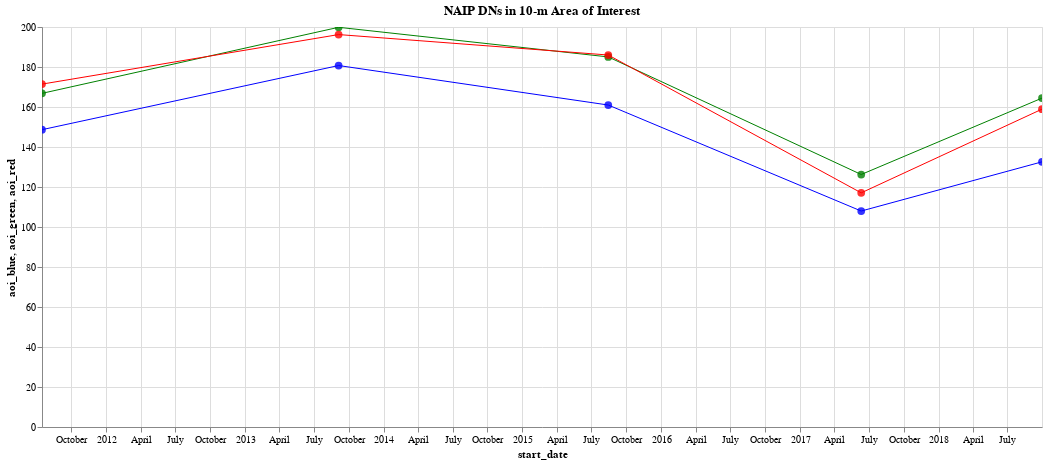

Notebook cell for this chart:
### Code cell
#@title Plot NAIP RGB time series
b_points = alt.Chart(
    naipDF,
    height=400,
    width=1000,
    title='NAIP DNs in 10-m Area of Interest'
    ).mark_circle(
        size=60,
        opacity=0.8,
        color='blue'
        ).encode(
            x='start_date',
            y='aoi_blue',
            tooltip=['system:index','start_date','end_date','aoi_blue']
            ).interactive()

b_lines = alt.Chart(naipDF).mark_line(color='blue',strokeWidth=1).encode(
  x='start_date',
  y='aoi_blue'
)

g_points = alt.Chart(naipDF).mark_circle(
        size=60,
        opacity=0.8,
        color='green'
        ).encode(
            x='start_date',
            y='aoi_green',
            tooltip=['system:index','start_date','end_date','aoi_green']
            ).interactive()

g_lines = alt.Chart(naipDF).mark_line(color='green',strokeWidth=1).encode(
  x='start_date',
  y='aoi_green'
)

r_points = alt.Chart(naipDF).mark_circle(
        size=60,
        opacity=0.8,
        color='red'
        ).encode(
            x='start_date',
            y='aoi_red',
            tooltip=['system:index','start_date','end_date','aoi_red']
            ).interactive()

r_lines = alt.Chart(naipDF).mark_line(color='red',strokeWidth=1).encode(
  x='start_date',
  y='aoi_red'
)

b_lines + b_points + g_lines + g_points + r_lines + r_points

### Figure 1 — Vega-Lite specification as saved in the notebook (floating-point values rounded to 4 significant figures)
{"config": {"view": {"continuousWidth": 400, "continuousHeight": 300}}, "layer": [{"mark": {"type": "line", "color": "blue", "strokeWidth": 1}, "encoding": {"x": {"field": "start_date", "type": "temporal"}, "y": {"field": "aoi_blue", "type": "quantitative"}}}, {"mark": {"type": "circle", "color": "blue", "opacity": 0.8, "size": 60}, "encoding": {"tooltip": [{"field": "system:index", "type": "nominal"}, {"field": "start_date", "type": "temporal"}, {"field": "end_date", "type": "temporal"}, {"field": "aoi_blue", "type": "quantitative"}], "x": {"field": "start_date", "type": "temporal"}, "y": {"field": "aoi_blue", "type": "quantitative"}}, "height": 400, "selection": {"selector010": {"type": "interval", "bind": "scales", "encodings": ["x", "y"]}}, "title": "NAIP DNs in 10-m Area of Interest", "width": 1000}, {"mark": {"type": "line", "color": "green", "strokeWidth": 1}, "encoding": {"x": {"field": "start_date", "type": "temporal"}, "y": {"field": "aoi_green", "type": "quantitative"}}}, {"mark": {"type": "circle", "color": "green", "opacity": 0.8, "size": 60}, "encoding": {"tooltip": [{"field": "system:index", "type": "nominal"}, {"field": "start_date", "type": "temporal"}, {"field": "end_date", "type": "temporal"}, {"field": "aoi_green", "type": "quantitative"}], "x": {"field": "start_date", "type": "temporal"}, "y": {"field": "aoi_green", "type": "quantitative"}}, "selection": {"selector011": {"type": "interval", "bind": "scales", "encodings": ["x", "y"]}}}, {"mark": {"type": "line", "color": "red", "strokeWidth": 1}, "encoding": {"x": {"field": "start_date", "type": "temporal"}, "y": {"field": "aoi_red", "type": "quantitative"}}}, {"mark": {"type": "circle", "color": "red", "opacity": 0.8, "size": 60}, "encoding": {"tooltip": [{"field": "system:index", "type": "nominal"}, {"field": "start_date", "type": "temporal"}, {"field": "end_date", "type": "temporal"}, {"field": "aoi_red", "type": "quantitative"}], "x": {"field": "start_date", "type": "temporal"}, "y": {"field": "aoi_red", "type": "quantitative"}}, "selection": {"selector012": {"type": "interval", "bind": "scales", "encodings": ["x", "y"]}}}], "data": {"name": "data-77474bbfdd6588de0576f34192218fa2"}, "$schema": "https://vega.github.io/schema/vega-lite/v4.17.0.json", "datasets": {"data-77474bbfdd6588de0576f34192218fa2": [{"system:index": "m_3907663_se_18_1_20110716", "system:time_start": 1310774400000, "system:time_end": 1310860800000, "aoi_blue": 148.7, "aoi_green": 166.8, "aoi_red": 171.4, "start_date": "2011-07-16T00:00:00", "end_date": "2011-07-17T00:00:00"}, {"system:index": "m_3907663_se_18_1_20130904", "system:time_start": 1378252800000, "system:time_end": 1378339200000, "aoi_blue": 180.7, "aoi_green": 199.8, "aoi_red": 196.2, "start_date": "2013-09-04T00:00:00", "end_date": "2013-09-05T00:00:00"}, {"system:index": "m_3907663_se_18_1_20150815", "system:time_start": 1439596800000, "system:time_end": 1439683200000, "aoi_blue": 161.0, "aoi_green": 185.0, "aoi_red": 186.0, "start_date": "2015-08-15T00:00:00", "end_date": "2015-08-16T00:00:00"}, {"system:index": "m_3907663_se_18_1_20170611", "system:time_start": 1497139200000, "system:time_end": 1497225600000, "aoi_blue": 108.0, "aoi_green": 126.2, "aoi_red": 117.1, "start_date": "2017-06-11T00:00:00", "end_date": "2017-06-12T00:00:00"}, {"system:index": "m_3907663_se_18_060_20180930", "system:time_start": 1538265600000, "system:time_end": 1538265600000, "aoi_blue": 132.6, "aoi_green": 164.5, "aoi_red": 158.9, "start_date": "2018-09-30T00:00:00", "end_date": "2018-09-30T00:00:00"}]}}
